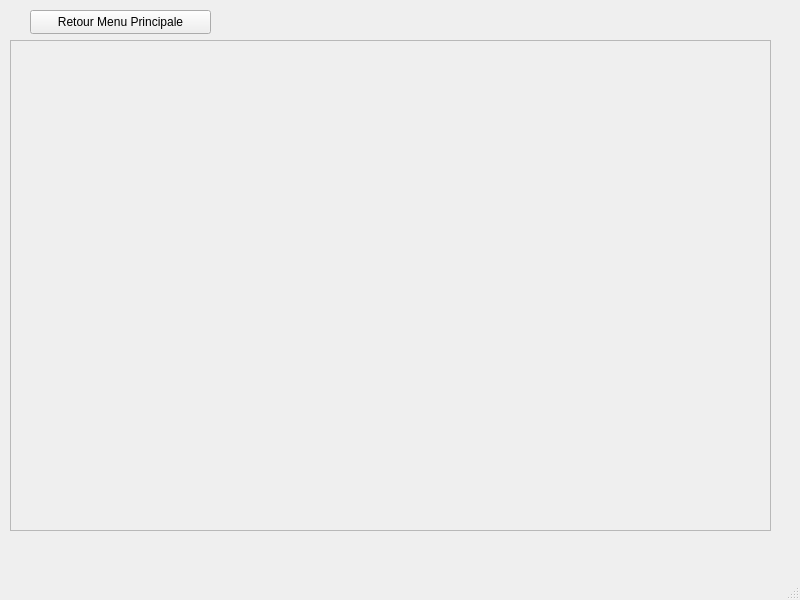
<?xml version="1.0" encoding="UTF-8"?>
<ui version="4.0">
 <class>AjouterItem</class>
 <widget class="QMainWindow" name="AjouterItem">
  <property name="geometry">
   <rect>
    <x>0</x>
    <y>0</y>
    <width>800</width>
    <height>600</height>
   </rect>
  </property>
  <property name="windowTitle">
   <string>MainWindow</string>
  </property>
  <widget class="QWidget" name="centralwidget">
   <widget class="QPushButton" name="pushButton">
    <property name="geometry">
     <rect>
      <x>30</x>
      <y>10</y>
      <width>181</width>
      <height>24</height>
     </rect>
    </property>
    <property name="text">
     <string>Retour Menu Principale</string>
    </property>
   </widget>
   <widget class="QFrame" name="frame">
    <property name="geometry">
     <rect>
      <x>10</x>
      <y>40</y>
      <width>761</width>
      <height>491</height>
     </rect>
    </property>
    <property name="frameShape">
     <enum>QFrame::StyledPanel</enum>
    </property>
    <property name="frameShadow">
     <enum>QFrame::Raised</enum>
    </property>
   </widget>
  </widget>
  <widget class="QMenuBar" name="menubar">
   <property name="geometry">
    <rect>
     <x>0</x>
     <y>0</y>
     <width>800</width>
     <height>21</height>
    </rect>
   </property>
  </widget>
  <widget class="QStatusBar" name="statusbar"/>
 </widget>
 <resources/>
 <connections/>
</ui>
